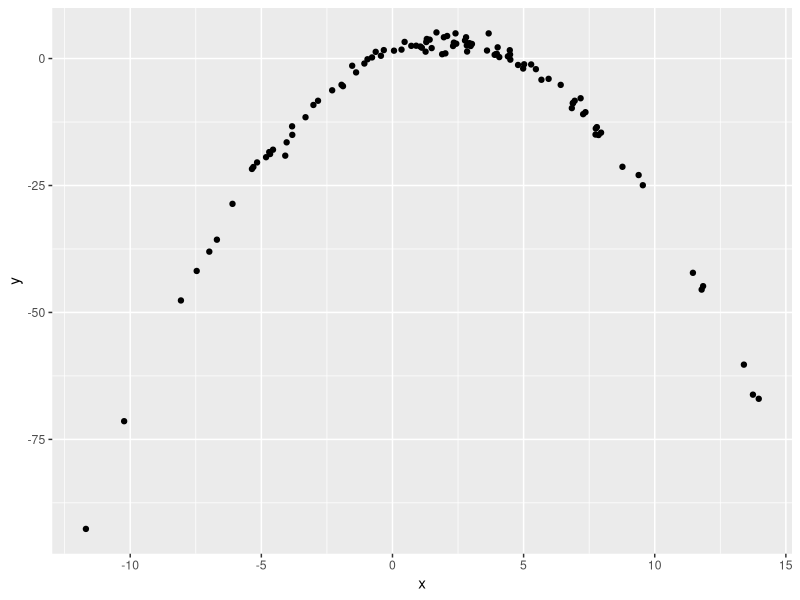

Write R code to recreate this figure.
## ---- chunk 1
library(tidyverse)

df = tibble(
  x = rnorm(100, 2, 5),
  y = 1 + 2 * x - .5 * x ^ 2 + rnorm(100)
)

df |> 
  ggplot(aes(x = x, y = y)) +
  geom_point()
